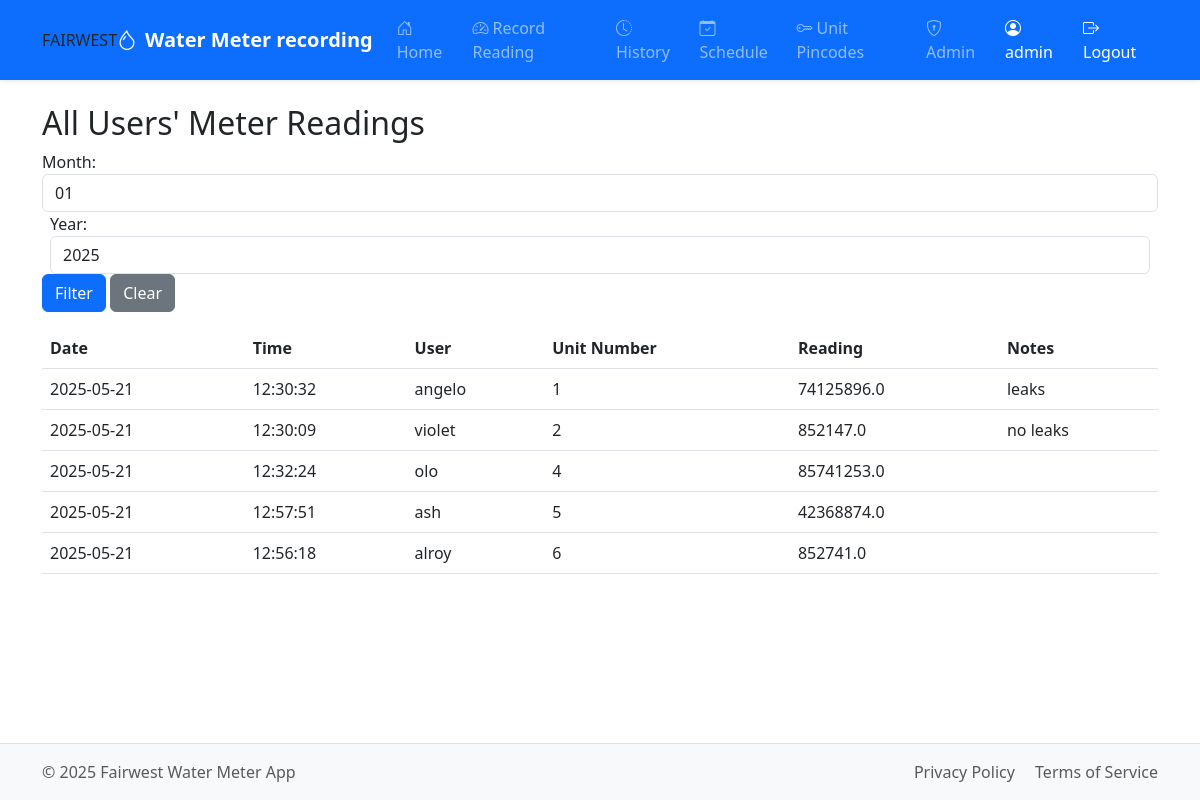
The app's page /admin/history (signed in) with its own data.
### tables this page shows
CREATE TABLE users (
                id INTEGER PRIMARY KEY AUTOINCREMENT,
                username TEXT UNIQUE NOT NULL,
                email TEXT UNIQUE NOT NULL,
                password TEXT NOT NULL,
                unit_number TEXT UNIQUE NOT NULL,
                is_admin INTEGER DEFAULT 0,
                created_at DATETIME DEFAULT CURRENT_TIMESTAMP
            );

CREATE TABLE meter_readings (
                id INTEGER PRIMARY KEY AUTOINCREMENT,
                user_id INTEGER NOT NULL,
                reading REAL NOT NULL,
                notes TEXT,
                created_at DATETIME DEFAULT CURRENT_TIMESTAMP,
                FOREIGN KEY (user_id) REFERENCES users (id)
            );

### app.py (the view, shortened to what this page needs)
@app.route('/admin/history')
def admin_history():
    if 'user_id' not in session or not session.get('is_admin'):
        flash('Unauthorized access!', 'danger')
        return redirect(url_for('login'))
    conn = get_db()
    cursor = conn.cursor()
    all_readings = []
    month = request.args.get('month', type=int)
    year = request.args.get('year', type=int)
    try:
        query = """
            SELECT mr.id, mr.reading, mr.notes, mr.created_at,
                   u.username, u.unit_number
            FROM meter_readings mr
            JOIN users u ON mr.user_id = u.id
        """
        params = []
        where_clauses = []
        if where_clauses:
            query += " WHERE " + " AND ".join(where_clauses)
        query += " ORDER BY CAST(u.unit_number AS INTEGER) ASC, mr.created_at DESC"
        cursor.execute(query, params)
        for row in cursor.fetchall():
            reading = dict(row)
            created_at_utc = datetime.strptime(reading['created_at'], '%Y-%m-%d %H:%M:%S').replace(tzinfo=pytz.utc)
            created_at_local = created_at_utc.astimezone(local_tz)
            reading['formatted_date'] = created_at_local.strftime('%Y-%m-%d %H:%M')
            reading['date'] = created_at_local.strftime('%Y-%m-%d')
            reading['time'] = created_at_local.strftime('%H:%M:%S')
            all_readings.append(reading)
    except sqlite3.Error as e:
        flash(f"Error fetching history: {e}", 'danger')
    finally:
        close_db(conn)
    return render_template('admin_history.html',
                           readings=all_readings,
                           selected_month=month,
                           selected_year=year)

### app.py (called while the page is built)
@app.after_request
def after_request(response):
    response.headers["Cache-Control"] = "no-cache, no-store, must-revalidate"
    response.headers["Expires"] = 0
    response.headers["Pragma"] = "no-cache"
    return response

def get_db():
    conn = sqlite3.connect("meters.db")
    conn.row_factory = sqlite3.Row  # To access columns by name
    return conn

@app.before_request
def load_user():
    g.user = None
    if 'user_id' in session:
        conn = get_db()
        cursor = conn.cursor()
        try:
            cursor.execute("SELECT username FROM users WHERE id = ?", (session['user_id'],))
            user = cursor.fetchone()
            if user:
                g.user = user['username']
        except sqlite3.Error as e:
            flash(f"Error loading user: {e}", 'danger')
        finally:
            close_db(conn)

@app.context_processor
def inject_now():
    return {'now': datetime.now()}

### templates/admin_history.html (shortened to what this page needs)
{% extends "base.html" %}
{% block content %}
<h2>All Users' Meter Readings</h2>
<form method="get" action="{{ url_for('admin_history') }}" class="form-inline mb-3">
    <div class="form-group mr-2">
        <label for="month">Month:</label>
        <select name="month" id="month" class="form-control ml-2">
            {% for m in range(1, 13) %}
                <option value="{{ m }}"
                        {% if selected_month == m %}selected{% endif %}>
                    {{ "{:02d}".format(m) }}
                </option>
            {% endfor %}
        </select>
    </div>
    <div class="form-group mx-2">
        <label for="year">Year:</label>
        <input type="number" name="year" id="year" class="form-control ml-2"
               value="{{ selected_year or now.year }}" min="2020" max="{{ now.year }}">
    </div>
    <button type="submit" class="btn btn-primary ml-2">Filter</button>
    <a href="{{ url_for('admin_history') }}" class="btn btn-secondary ml-2">Clear</a>
</form>
<table class="table">
    <thead>
        <tr>
            <th>Date</th>
            <th>Time</th>
            <th>User</th>
            <th>Unit Number</th>
            <th>Reading</th>
            <th>Notes</th>
        </tr>
    </thead>
    <tbody>
        {% for reading in readings %}
        <tr>
            <td>{{ reading.date }}</td>
            <td>{{ reading.time }}</td>
            <td>{{ reading.username }}</td>
            <td>{{ reading.unit_number }}</td>
            <td>{{ reading.reading }}</td>
            <td>{{ reading.notes or '' }}</td>
        </tr>
        {% endfor %}
    </tbody>
</table>
{% endblock %}

### templates/base.html (shortened to what this page needs)
<!DOCTYPE html>
<html lang="en">
<head>
    <link href="https://cdn.jsdelivr.net/npm/bootstrap@5.3.0/dist/css/bootstrap.min.css" rel="stylesheet">
    <link rel="stylesheet" href="https://cdn.jsdelivr.net/npm/bootstrap-icons@1.10.0/font/bootstrap-icons.css">
    <link rel="stylesheet" href="https://cdnjs.cloudflare.com/ajax/libs/font-awesome/5.15.4/css/all.min.css">
    <link rel="stylesheet" href="{{ url_for('static', filename='style.css') }}">
</head>
<body class="d-flex flex-column min-vh-100">
    <nav class="navbar navbar-expand-lg navbar-dark bg-primary shadow-sm">
        <div class="container">
            FAIRWEST<a class="navbar-brand fw-semibold fs-5" href="{{ url_for('index') }}">
                <i class="bi bi-droplet me-2"></i>Water Meter recording
            </a>
            <div class="collapse navbar-collapse" id="navbarNav">
                <ul class="navbar-nav me-auto">
                    {% if 'user_id' in session %}
                        <li class="nav-item">
                            <a class="nav-link" href="{{ url_for('index') }}">
                                <i class="bi bi-house-door me-1"></i>Home
                            </a>
                        </li>
                        <li class="nav-item">
                            <a class="nav-link" href="{{ url_for('meter') }}">
                                <i class="bi bi-speedometer2 me-1"></i>Record Reading
                            </a>
                        </li>
                        <li class="nav-item">
                            <a class="nav-link" href="{{ url_for('history') }}">
                                <i class="bi bi-clock-history me-1"></i>History
                            </a>
                        </li>
                        <li class="nav-item">
                            <a class="nav-link" href="{{ url_for('schedule') }}">
                                <i class="bi bi-calendar-check me-1"></i>Schedule
                            </a>
                        </li>
                        {% if session.get('is_admin') %}
                            <li class="nav-item">
                                <a class="nav-link" href="{{ url_for('unit_pincode') }}">
                                    <i class="bi bi-key me-1"></i>Unit Pincodes
                                </a>
                            </li>
                            <li class="nav-item">
                                <a class="nav-link" href="{{ url_for('admin_dashboard') }}">
                                    <i class="bi bi-shield-lock me-1"></i>Admin
                                </a>
                            </li>
                        {% endif %}
                    {% endif %}
                </ul>
                <ul class="navbar-nav">
                    {% if 'user_id' in session %}
                        <li class="nav-item">
                            <span class="nav-link disabled text-white">
                                <i class="bi bi-person-circle me-1"></i>{{ session.get('username', 'User') }}
                            </span>
                        </li>
                        <li class="nav-item">
                            <a class="nav-link text-white" href="{{ url_for('logout') }}">
                                <i class="bi bi-box-arrow-right me-1"></i>Logout
                            </a>
                        </li>
                    {% endif %}
                </ul>
            </div>
        </div>
    </nav>
    <main class="container my-4 flex-grow-1">
        {% block content %}{% endblock %}
    </main>
    <footer class="bg-light mt-auto py-3 border-top">
        <div class="container">
            <div class="row">
                <div class="col-md-6 text-center text-md-start">
                    <span class="text-muted">&copy; {{ now.year }} Fairwest Water Meter App</span>
                </div>
                <div class="col-md-6 text-center text-md-end">
                    <a href="#" class="text-decoration-none text-muted me-3">Privacy Policy</a>
                    <a href="#" class="text-decoration-none text-muted">Terms of Service</a>
                </div>
            </div>
        </div>
    </footer>
</body>
</html>

### records on screen
users: get "admin"
meter_readings: date "2025-05-21", time "12:30:32", username "angelo", unit_number "1", reading "74125896.0", notes "leaks"
meter_readings: date "2025-05-21", time "12:30:09", username "violet", unit_number "2", reading "852147.0", notes "no leaks"
meter_readings: date "2025-05-21", time "12:32:24", username "olo", unit_number "4", reading "85741253.0"
meter_readings: date "2025-05-21", time "12:57:51", username "ash", unit_number "5", reading "42368874.0"
meter_readings: date "2025-05-21", time "12:56:18", username "alroy", unit_number "6", reading "852741.0"

### other values on screen
form field month "01"
